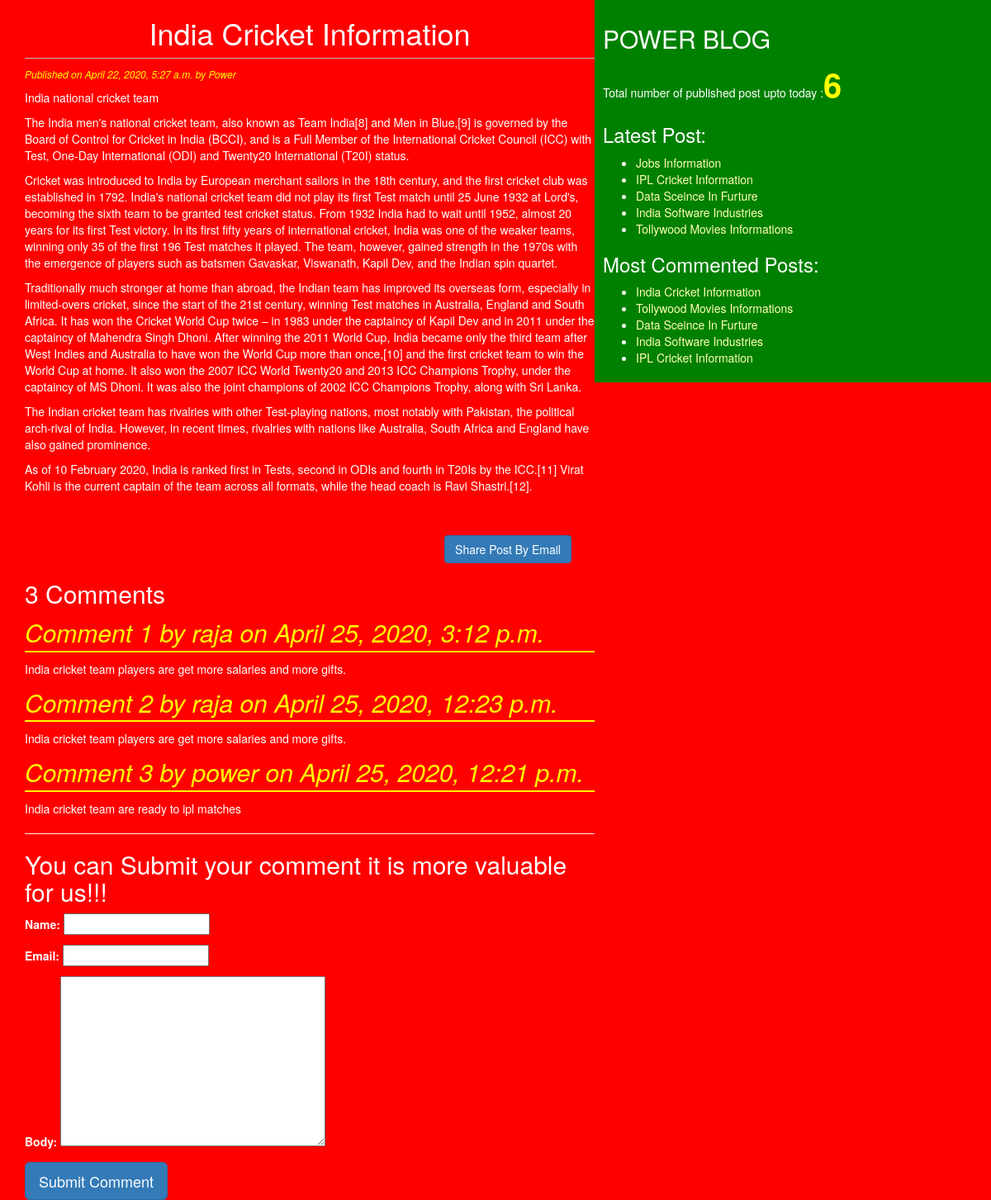
The app's page /2020/04/22/india-cricket-information/ with its own data.
### blog/models.py (models this page shows, shortened)
class Post(models.Model):
    STATUS_CHOICES=(('draft','Draft'),('published','Published'))
    title=models.CharField(max_length=264)
    slug=models.SlugField(max_length=264,unique_for_date='publish')
    author=models.ForeignKey(User,related_name='blog_posts',on_delete=models.CASCADE)
    body=models.TextField()
    publish=models.DateTimeField(default=timezone.now)
    created=models.DateTimeField(auto_now_add=True)
    updated=models.DateTimeField(auto_now=True)
    status=models.CharField(max_length=10,choices=STATUS_CHOICES,default='draft')
    objects=CustomManager()
    tags=TaggableManager()
    class Meta:
        ordering=('-publish',)
    def get_absolute_url(self):
        return reverse('post_detail',args=[self.publish.year,self.publish.strftime('%m'),self.publish.strftime('%d'),self.slug])

class Comment(models.Model):
    post=models.ForeignKey(Post,related_name='comments',on_delete=models.CASCADE)
    name=models.CharField(max_length=40)
    email=models.EmailField()
    body=models.TextField()
    created=models.DateTimeField(auto_now_add=True)
    updated=models.DateTimeField(auto_now=True)
    active=models.BooleanField(default=True)
    class Meta:
        ordering=('-created',)

### blog/views.py (the view)
# urls.py: re_path(r'^(?P<year>\d{4})/(?P<month>\d{2})/(?P<day>\d{2})/(?P<post>[-\w]+)/$',views.post_detail_view,name='post_detail'),
def post_detail_view(request,post,year,month,day):
    post=get_object_or_404(Post,slug=post,status='published',publish__year=year,publish__month=month,publish__day=day)
    comments=post.comments.filter(active=True)
    csubmit=False
    if request.method=='POST':
        form=CommentForm(request.POST)
        if form.is_valid():
            new_comment=form.save(commit=False)
            new_comment.post=post
            new_comment.save()
            csubmit=True
    else:
        form=CommentForm()
    return render(request,'blog/post_detail.html',{'post':post,'form':form,'csubmit':csubmit,'comments':comments})

### blog/forms.py
class CommentForm(forms.ModelForm):
    class Meta:
        model=Comment
        fields=('name','email','body')

### blog/models.py (called while the page is built)
    def get_queryset(self):
        return super().get_queryset().filter(status='published')

### blog/templatetags/blog_tags.py (called while the page is built)
@register.simple_tag
def total_posts():
    return Post.objects.count()

@register.inclusion_tag('blog/latest_posts123.html')
def show_latest_posts(count=5):
    latest_posts=Post.objects.order_by('-publish')[:count]
    return {'latest_posts':latest_posts}

@register.simple_tag
def get_most_commented_posts(count=5):
    return Post.objects.annotate(total_comments=Count('comments')).order_by('-total_comments')[:count]

### templates/blog/post_detail.html (shortened to what this page needs)
<!DOCTYPE html>
{%extends 'blog/base.html'%}
    {%block content%}
      <h1>{{post.title}}</h1>
        <p id='date'>Published on {{post.publish}} by {{post.author|title}}</p>
        {{post.body|linebreaks}}<br><br>
        <div class="container" align='center'>
          <a href="/{{post.id}}/share" class="btn btn_lg btn-primary">Share Post By Email</a>
        </div>
        {% with comments.count as comments_count%}
        <h2>{{comments_count}} Comment{{comments_count|pluralize}}</h2>
        {%endwith%}
        {%if comments%}
         {%for comment in comments%}
           <p id='ch'> Comment {{forloop.counter}} by {{comment.name}} on {{comment.created}}</p>
           <div class="cb">{{comment.body|linebreaks}}</div>
           {%endfor%}
           <hr>
           {%else%}
             <p>There are no Comments yet!!!</p>
          {%endif%}
          {%if csubmit%}
          <h2>Your Comment added Successfully</h2>
          {%else%}
          <h2>You can Submit your comment it is more valuable for us!!!</h2>
            <form method="post">
              {{form.as_p}}
                <input type="Submit" class="btn btn-lg btn-primary" value="Submit Comment">
              </form>
            {%endif%}
    {%endblock%}

### templates/blog/base.html (shortened to what this page needs)
<!DOCTYPE html>
{%load blog_tags%}
{%load staticfiles %}
<html lang="en" dir="ltr">
  <head>
    <link rel="stylesheet" href="https://stackpath.bootstrapcdn.com/bootstrap/3.4.1/css/bootstrap.min.css"
>
    <link rel="stylesheet" href="{% static "css/blog.css"%}">
      </head>
  <body>
    <div class="content">
      {%block content%}{%endblock%}
    </div>
    <div class='sidebar'>
      <h2>POWER BLOG</h2>
      <p>Total number of published post upto today :<span id='pcount'>{% total_posts%}</span></p>
      <h3>Latest Post:</h3>{%show_latest_posts%}
      <h3>Most Commented Posts:</h3>
      {%get_most_commented_posts as most_commented_posts%}
      <ul>
        {%for post in most_commented_posts%}
        <li><a href="{{post.get_absolute_url}}">{{post.title}}</a></li>
        {%endfor%}
      </ul>
      </div>
  </body>
</html>

### templates/blog/latest_posts123.html
<ul>
  {%for post in latest_posts%}
  <li><a href="{{post.get_absolute_url}}">{{post.title}}</a></li>
  {%endfor%}
</ul>

### static/css/blog.css (style rules this page uses)
.content { width:60%; float:left; padding:0 0 0 30px; background: red; height:100%; }
.sidebar { width:40%; float:right; padding:10px; background:green; height:100%; }
h1 { text-align: center; border-bottom: 1px solid #bbb; padding-bottom:10px; }
body { color: white; background: red; }
#date { color: yellow; font-size: 12px; font-style: italic; }
a { color:#ffffb3; }
#ch { color: yellow; font-size: 30px; font-style: italic; border-bottom:2px solid yellow; }
#pcount { font-size: 40px; color: yellow; font-weight: bold; }
textarea { color: black; }

### records on screen
Post: title "India Cricket Information", publish "April 22, 2020, 5:27 a.m.", author "Power", body "India national cricket team The India men's national cricket team, also known as Team India[8] and Men in Blue,[9] is governed by the Board of Control for Cricket in India (BCCI), and is a Full Member of the International Cricket Council (ICC) with Test, One-Day International (ODI) and Twenty20 International (T20I) status. Cricket was introduced to India by European merchant sailors in the 18th century, and the first cricket club was established in 1792. India's national cricket team did not play its first Test match until 25 June 1932 at Lord's, becoming the sixth team to be granted test cricket status. From 1932 India had to wait until 1952, almost 20 years for its first Test victory. In…"
Comment: name "raja", created "April 25, 2020, 3:12 p.m.", body "India cricket team players are get more salaries and more gifts."
Comment: name "raja", created "April 25, 2020, 12:23 p.m.", body "India cricket team players are get more salaries and more gifts."
Comment: name "power", created "April 25, 2020, 12:21 p.m.", body "India cricket team are ready to ipl matches"
Post: title "Jobs Information"
Post: title "IPL Cricket Information"
Post: title "Data Sceince In Furture"
Post: title "India Software Industries"
Post: title "Tollywood Movies Informations"

### other values on screen
{{ comments_count }} "3"
